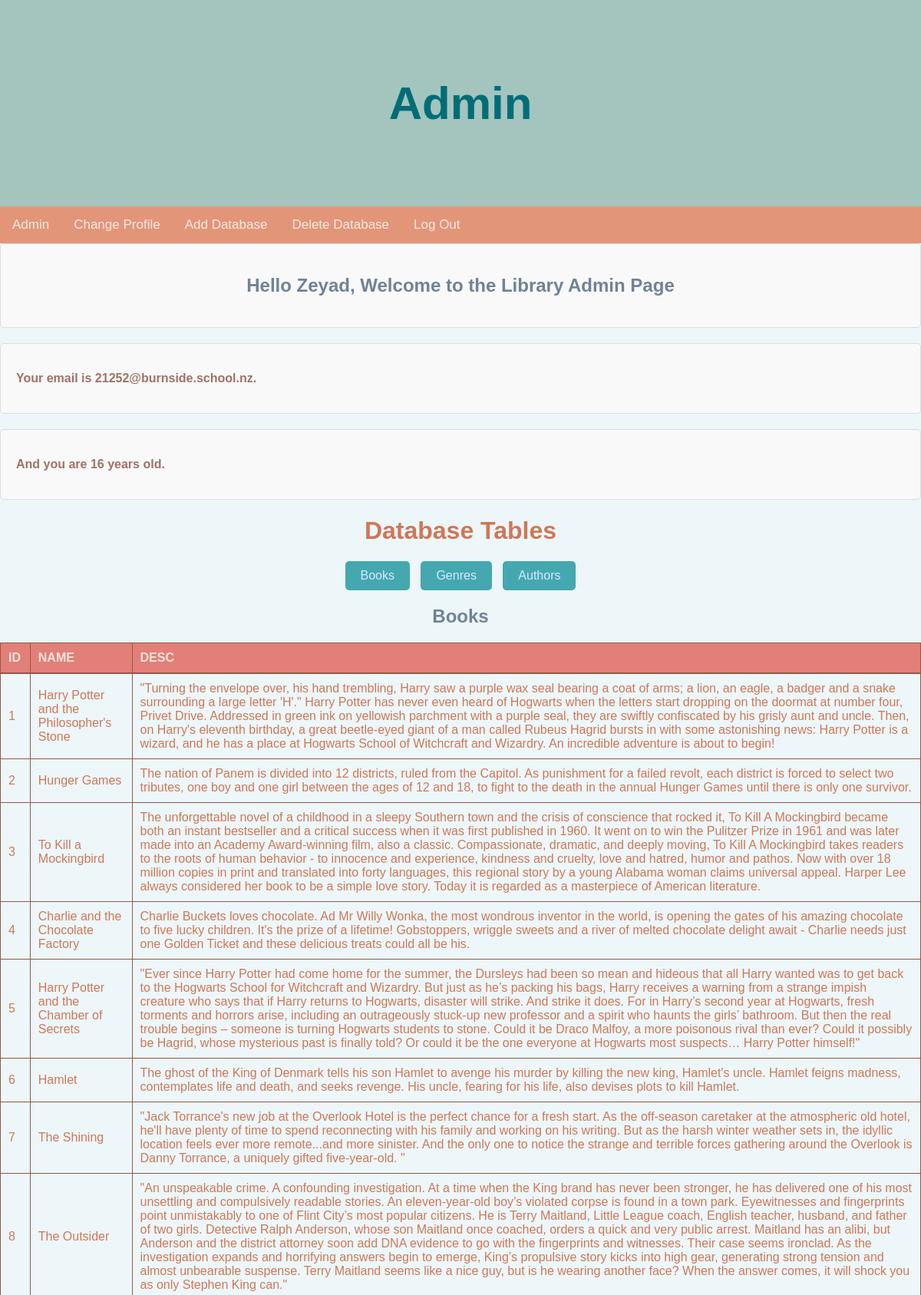
Screenshot of /admin (signed in, upper part) with the database file from the repository.
### tables this page shows
CREATE TABLE Books (id INTEGER PRIMARY KEY, name, blurb, image);

### route.py (the view)
@app.route('/admin')
def admin():
    result = ensure_logged_in_or_error()
    if result:
        return result
    if 'name' in session and 'email' in session and 'age' in session:
        name = session.get("name")
        email = session['email']
        age = session['age']
        search_queries = [
            ("SELECT id, name, blurb FROM Books", ()),
            ("SELECT id, name, description FROM Genre", ()),
            ("SELECT id, name, description FROM Author", ())
        ]
        results = [query_db(query, param) for query, param in search_queries]
        return render_template('admin.html', name=name, email=email, age=age,
                               books=results[0], genres=results[1],
                               authors=results[2])

### route.py (called while the page is built)
@app.before_request
def make_session_permanent():
    session.permanent = True

def ensure_logged_in_or_error():
    if 'userid' not in session:
        return render_template('error.html')

def query_db(query, args=(), one=False):
    cur = get_db().execute(query, args)
    rv = cur.fetchall()
    cur.close()
    return (rv[0] if rv else None) if one else rv

def get_db():
    if 'db' not in g:
        g.db = sqlite3.connect(app.config['DATABASE'])
        g.db.row_factory = sqlite3.Row  # Return rows as dictionaries
    return g.db

@app.context_processor
def context_processor():
    return dict(title=app.config['TITLE'])

### templates/admin.html (shortened to what this page needs)
{% extends "a_layout.html" %}
{% block content %}
<main>
    <div class="main-box top">
        <h2>Hello <b>{{ name }}</b>, Welcome to the Library Admin Page</h2>
    </div>
    <div class="main-box">
        <p>Your email is <b>{{ email }}</b>.</p>
    </div>
    <div class="main-box">
        <p>And you are <b>{{ age }} years old</b>.</p>
    </div>
</main>
<h1>Database Tables</h1>
<div class="tab-buttons">
    <label for="tab-books" class="tab-button">Books</label>
    <label for="tab-genres" class="tab-button">Genres</label>
    <label for="tab-authors" class="tab-button">Authors</label>
</div>
<div class="tab-content" id="books">
    <h2>Books</h2>
    {% if books %}
    <table>
        <thead>
            <tr>
                <th>ID</th>
                <th>NAME</th>
                <th>DESC</th>
            </tr>
        </thead>
        <tbody>
            {% for row in books %}
            <tr>
                <td>{{ row[0] }}</td>
                <td>{{ row[1] }}</td>
                <td>{{ row[2] }}</td>
            </tr>
            {% endfor %}
        </tbody>
    </table>
    {% else %}
    <p>No books found.</p>
    {% endif %}
</div>
{% endblock %}

### static/style.css (style rules this page uses)
body { font-family: "Verdana"; color : #a3c5be ; background-color: #EDf6f9; margin: 0; display: flex; flex-direction: column; min-height: 100vh; }
h1 { text-align: center; }
h2 { color: #708298; text-align: center }
p { color: #a27167 ; text-decoration: none; font-weight: 600; }
body { font-family: "gill sans", sans-serif; color:#cf7757 }
* { box-sizing: border-box; }
.tab-buttons { text-align: center; margin-bottom: 20px; }
.tab-button { display: inline-block; padding: 10px 20px; margin: 0 5px; border-radius: 5px; background-color: #45a8b1; color: #d8e8ff; text-align: center; cursor: pointer; user-select: none; }
.tab-content { display: none; margin: 0 auto; }
#tab-books:checked ~ .tab-content#books, #tab-genres:checked ~ .tab-content#genres, #tab-authors:checked ~ .tab-content#authors { display: block; }
table { width: 100%; border-collapse: collapse; margin: 20px 0; }
thead th { background-color: #e27f78; color: #ffe5dc; padding: 10px; text-align: left; border-bottom: 2px solid #915944; }
tbody td { padding: 10px; border-bottom: 1px solid #915944; }
table, th, td { border: 1px solid #915944; }
.main-box { padding: 20px; margin-bottom: 20px; border: 1px solid #ddd; border-radius: 5px; background-color: #f9f9f9; }

### rows the page displays
Books: id "1", name "Harry Potter and the Philosopher's Stone", blurb "\"Turning the envelope over, his hand trembling, Harry saw a purple wax seal bearing a coat of arms; a lion, an eagle, a badger and a snake surrounding a large letter 'H'.\" Harry Potter has never even heard of Hogwarts when the letters start dropping on the doormat at number four, Privet Drive. Addressed in green ink on yellowish parchment with a purple seal, they are swiftly confiscated by his grisly aunt and uncle. Then, on Harry's eleventh birthday, a great beetle-eyed giant of a man called Rubeus Hagrid bursts in with some astonishing news: Harry Potter is a wizard, and he has a place at Hogwarts School of Witchcraft and Wizardry. An incredible adventure is about to begin!"
Books: id "2", name "Hunger Games", blurb "The nation of Panem is divided into 12 districts, ruled from the Capitol. As punishment for a failed revolt, each district is forced to select two tributes, one boy and one girl between the ages of 12 and 18, to fight to the death in the annual Hunger Games until there is only one survivor."
Books: id "3", name "To Kill a Mockingbird", blurb "The unforgettable novel of a childhood in a sleepy Southern town and the crisis of conscience that rocked it, To Kill A Mockingbird became both an instant bestseller and a critical success when it was first published in 1960. It went on to win the Pulitzer Prize in 1961 and was later made into an Academy Award-winning film, also a classic. Compassionate, dramatic, and deeply moving, To Kill A Mockingbird takes readers to the roots of human behavior - to innocence and experience, kindness and cruelty, love and hatred, humor and pathos. Now with over 18 million copies in print and translated into forty languages, this regional story by a young Alabama woman claims universal appeal. Harper Lee…"
Books: id "4", name "Charlie and the Chocolate Factory", blurb "Charlie Buckets loves chocolate. Ad Mr Willy Wonka, the most wondrous inventor in the world, is opening the gates of his amazing chocolate to five lucky children. It's the prize of a lifetime! Gobstoppers, wriggle sweets and a river of melted chocolate delight await - Charlie needs just one Golden Ticket and these delicious treats could all be his."
Books: id "5", name "Harry Potter and the Chamber of Secrets", blurb "\"Ever since Harry Potter had come home for the summer, the Dursleys had been so mean and hideous that all Harry wanted was to get back to the Hogwarts School for Witchcraft and Wizardry. But just as he’s packing his bags, Harry receives a warning from a strange impish creature who says that if Harry returns to Hogwarts, disaster will strike. And strike it does. For in Harry’s second year at Hogwarts, fresh torments and horrors arise, including an outrageously stuck-up new professor and a spirit who haunts the girls’ bathroom. But then the real trouble begins – someone is turning Hogwarts students to stone. Could it be Draco Malfoy, a more poisonous rival than ever? Could it possibly be…"
Books: id "6", name "Hamlet", blurb "The ghost of the King of Denmark tells his son Hamlet to avenge his murder by killing the new king, Hamlet's uncle. Hamlet feigns madness, contemplates life and death, and seeks revenge. His uncle, fearing for his life, also devises plots to kill Hamlet."
Books: id "7", name "The Shining", blurb "\"Jack Torrance's new job at the Overlook Hotel is the perfect chance for a fresh start. As the off-season caretaker at the atmospheric old hotel, he'll have plenty of time to spend reconnecting with his family and working on his writing. But as the harsh winter weather sets in, the idyllic location feels ever more remote...and more sinister. And the only one to notice the strange and terrible forces gathering around the Overlook is Danny Torrance, a uniquely gifted five-year-old. \""
Books: id "8", name "The Outsider", blurb "\"An unspeakable crime. A confounding investigation. At a time when the King brand has never been stronger, he has delivered one of his most unsettling and compulsively readable stories. An eleven-year-old boy’s violated corpse is found in a town park. Eyewitnesses and fingerprints point unmistakably to one of Flint City’s most popular citizens. He is Terry Maitland, Little League coach, English teacher, husband, and father of two girls. Detective Ralph Anderson, whose son Maitland once coached, orders a quick and very public arrest. Maitland has an alibi, but Anderson and the district attorney soon add DNA evidence to go with the fingerprints and witnesses. Their case seems ironclad. As the…"

### other values shown
{{ name }} "Zeyad"
{{ email }} "21252@burnside.school.nz"
{{ age }} "16"
